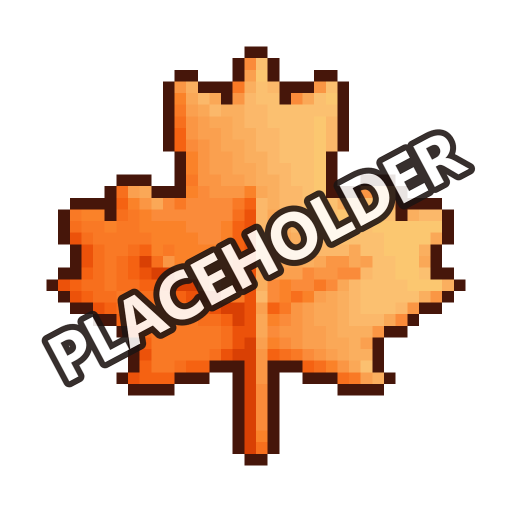
#> input picture discord_icon.png, 1024 x 1024 px (shown at 1/2 size)
$ python -i calibrate.py   (imports and definitions only)
#> lines starting #> are read from the running program, lines starting #| are printed output that depends on the picture
### lean.py
"""Keep each process small. Import this FIRST in every entry point, before numpy or windows-capture.

1. numpy's math library (OpenBLAS) starts one helper thread per CPU core, each with a 32 MB
   scratch buffer: on a 28-core PC that was ~850 MB of RAM in the tracker (measured
   2026-10-23, dev/bench.py where). Our arrays are tiny, so threads gain nothing. One thread.
   The same caps reach Tesseract (it inherits the environment).
2. windows-capture imports OpenCV (~85 MB in RAM) only to save frames to files, which we never
   do. A stand-in module takes its place (same as packaging/rthook_cv2.py in the release build).
"""
import os
import sys
import types

for _v in ("OPENBLAS_NUM_THREADS", "OMP_NUM_THREADS", "MKL_NUM_THREADS", "OMP_THREAD_LIMIT"):
    os.environ.setdefault(_v, "1")
#> further down, picture is the input picture: PIL image 1024x1024 RGBA; mean R, G, B, A 74.9, 47.4, 27, 97.7

if "cv2" not in sys.modules and not os.environ.get("MAPLE_COMPANION_REAL_CV2"):
    _m = types.ModuleType("cv2")

    def _missing(*a, **k):
        raise RuntimeError("OpenCV is replaced by a stand-in here (lean.py); "
                           "set MAPLE_COMPANION_REAL_CV2=1 to load the real one")

    _m.imwrite = _missing
    sys.modules["cv2"] = _m

### paths.py
"""Where things live.

APP  = files that ship with the program (read-only): maps_classic.json, exp_table_classic.json,
       layouts.json, config.example.json, art/, bundled tesseract/.
DATA = the player's files (written): config.json, helper_settings.json, history/, sessions/,
       screenshots/, templates/ and glyphs (cut from the player's own screen), logs, digest.

Run from source, both are this folder, so a dev checkout works as it always did.
In the packaged .exe, APP is the unpacked bundle and DATA is %LOCALAPPDATA%\\MapleClassicCompanion.
MAPLE_COMPANION_DATA overrides DATA (tests, portable installs).
"""
import json
import os
import sys
from pathlib import Path

FROZEN = bool(getattr(sys, "frozen", False))
APP = Path(getattr(sys, "_MEIPASS", Path(__file__).resolve().parent))


def _data_dir():
    env = os.environ.get("MAPLE_COMPANION_DATA")
    if env:
        return Path(env)
    if FROZEN:
        return Path(os.environ.get("LOCALAPPDATA") or Path.home()) / "MapleClassicCompanion"
    return Path(__file__).resolve().parent


DATA = _data_dir()
DATA.mkdir(parents=True, exist_ok=True)

CONFIG = DATA / "config.json"
BUNDLED_TESSERACT = APP / "tesseract" / "tesseract.exe"


# [27 lines left out: functions default_config, load_config, self_command, not called in this run]

### calibrate.py
"""First-run calibration: cut the screen templates from the player's own game frame.

The templates (WORLD button, "MINI MAP" header) and the digit glyphs come from the game's
own pixels, so they are never shipped (Nexon imagery). This module finds them in a live frame.

- WORLD button: exactly 34x10 px whose main color is (221, 153, 17) (measured 2026-10-23 on 47
  frames: the button's bounding box in that color is the template's box).
- "MINI MAP" header: 50x16, at (left border + 2, button y - 4). The minimap window's left border on
  the button's row is white followed by (85,119,153), (153,187,204) (same on every frame/map).
- EXP / level digits: the player types what the bar shows (glyphs.learn). Missing digits are
  learned later by the tracker on its own (sources/screen.py solve_unknowns, level-up badge).

Command line (development):
  python calibrate.py check FRAME.png     report what would be found, save nothing
"""
import lean  # noqa: F401,I001  (first: caps math threads, stubs OpenCV; keeps RAM down)
from pathlib import Path

import numpy as np
from PIL import Image

import layout
import minimap

WORLD_RGB = (221, 153, 17)
WORLD_SIZE = (34, 10)
HEADER_SIZE = (50, 16)
HEADER_DY = -4
BORDER = [(255, 255, 255), (85, 119, 153), (153, 187, 204)]
SEARCH = (0, 0, 900, 400)            # where the minimap is expected during calibration


def find_world(img, area=SEARCH):
    """(x, y) of the WORLD button's top-left, found by its color, or None."""
#> called with area = (0, 0, 900, 400)
    a = np.asarray(img.convert("RGB"))
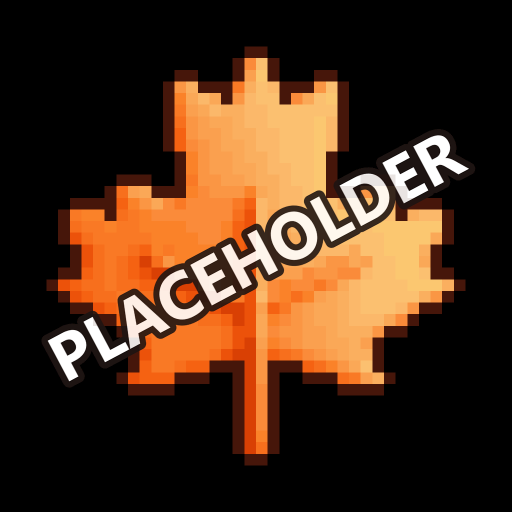
#> a: shape (1024, 1024, 3) (shown at 1/2 size); mean R, G, B 74.9, 47.4, 27
    x1, y1, x2, y2 = area
    sub = a[y1:min(y2, a.shape[0]), x1:min(x2, a.shape[1])]
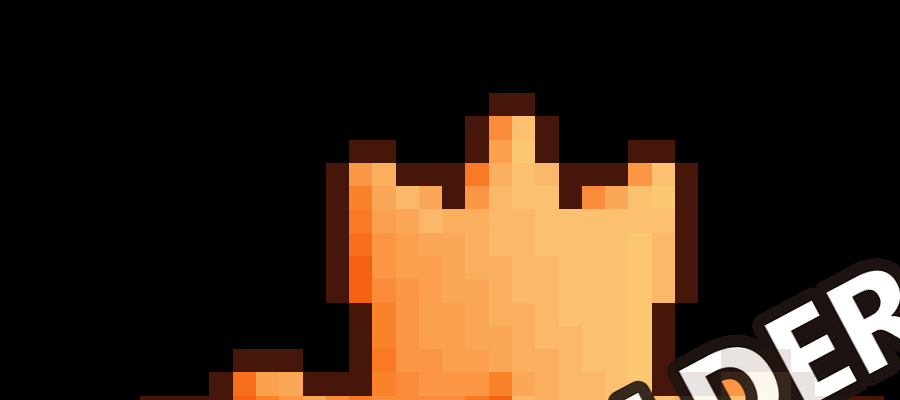
#> sub: shape (400, 900, 3); mean R, G, B 63.3, 43.6, 26.2
    m = (sub == WORLD_RGB).all(axis=2)
#> m: shape (400, 900) bool; every value is 0
    w, h = WORLD_SIZE
    # candidate top-left corners: a mask pixel whose row run and column run start there
    ys, xs = np.nonzero(m)
#> ys = empty array; xs = empty array
    best = None
    for y, x in zip(ys, xs):
        if (x > 0 and m[y, x - 1]) or (y > 0 and m[y - 1, x]):
            continue
        box = m[y:y + h, x:x + w]
        if box.shape != (h, w):
            continue
        fill = box.mean()
        outside = m[max(0, y - 1):y + h + 1, max(0, x - 1):x + w + 1].sum() - box.sum()
        if fill > 0.6 and outside == 0 and (best is None or fill > best[0]):
            best = (fill, int(x) + x1, int(y) + y1)
#> this loop made 0 passes
    return (best[1], best[2]) if best else None


# [14 lines left out: function find_header, not called in this run]


def cut_templates(img, save=True):
    """Find the WORLD button and header in this frame and save both templates.
    Returns {"world": (x, y) | None, "header": (x, y) | None}."""
    out = {"world": None, "header": None}
    w = find_world(img)
    if not w:
        return out
    out["world"] = w
    h = find_header(img, *w)
    out["header"] = h
    if save:
        g = img.convert("L")
        minimap.WORLD_TEMPLATE.parent.mkdir(parents=True, exist_ok=True)
        g.crop((w[0], w[1], w[0] + WORLD_SIZE[0], w[1] + WORLD_SIZE[1])).save(minimap.WORLD_TEMPLATE)
        minimap._world = None
        if h:
            g.crop((h[0], h[1], h[0] + HEADER_SIZE[0], h[1] + HEADER_SIZE[1])).save(layout.MINIMAP_TEMPLATE)
            layout._tpl = None
    return out


def templates_ready():
    return minimap.WORLD_TEMPLATE.exists() and layout.MINIMAP_TEMPLATE.exists()


# [65 lines left out: functions needs_setup, hud_crops, exp_table, check_typed, learn_typed, not called in this run]


# [7 lines not run here, left out]

>>> from PIL import Image
>>> picture = Image.open('discord_icon.png')
>>> result = cut_templates(picture)
#> result = 2 items
